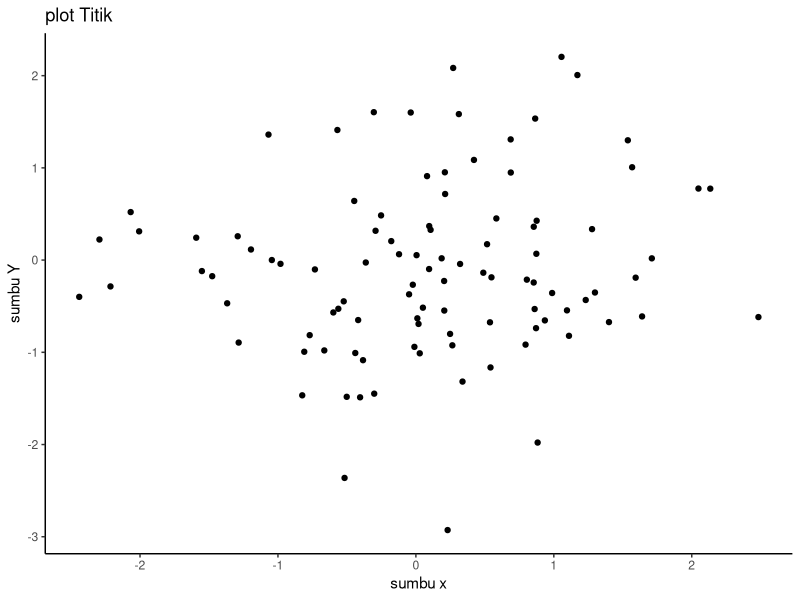
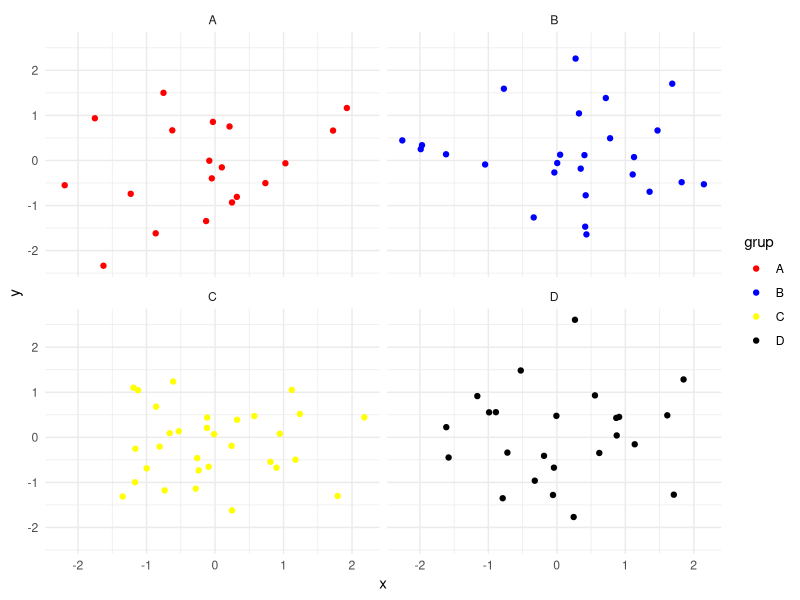
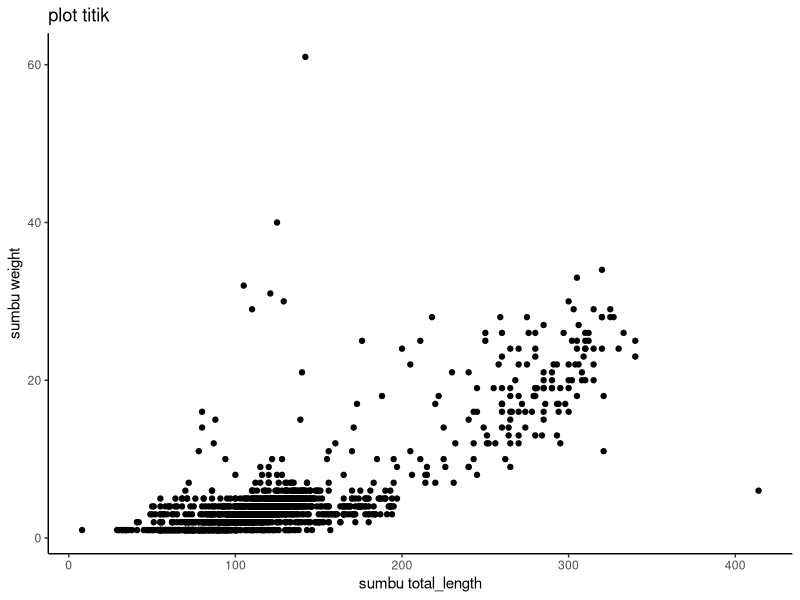
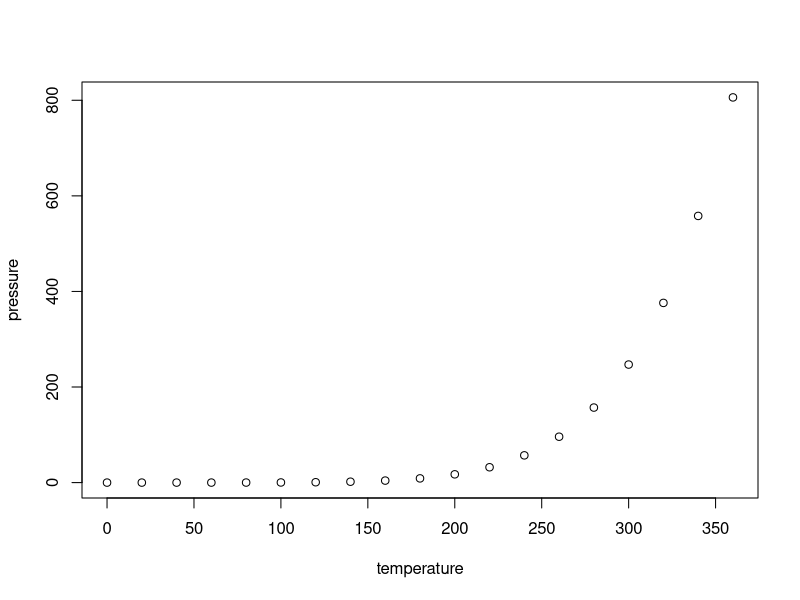

R code for these plots, in order:
## ---- chunk 1
library(ggplot2)
#buat data frame contoh 
data <- data.frame (x = rnorm(100), y = rnorm(100))
#buat plot titik
ggplot(data, aes(y = y, x = x))+
  geom_point()+
  labs(title = "plot Titik", x = "sumbu x", y = "sumbu Y")+
  theme_classic()
## ---- chunk 2
library(ggplot2)
#buat data frame contoh 
data <- data.frame (x = rnorm(100), y = rnorm(100), grup = sample(c("A", "B", "C", "D"), 100, replace = TRUE))
#buat plot titik dengan faceting
ggplot(data, aes(x = x, y = y, color =grup))+
  geom_point()+
  facet_wrap(~grup)+
  scale_color_manual(values = c("A" = "red", "B" = "blue", "C" = "yellow", "D" = "black"))+
  theme_minimal() 
## ---- chunk 3
library(readr)
lizard <- read.csv("lizards.csv")
## ---- chunk 4
ggplot(lizard, aes(x = total_length, y = weight))+
  geom_point()+
  labs(title = "plot titik", x = "sumbu total_length", y = "sumbu weight")+
  theme_classic()
## ---- chunk 5
knitr::opts_chunk$set(echo = TRUE)
## ---- chunk 6
summary(cars)
## ---- chunk 7
plot(pressure)
